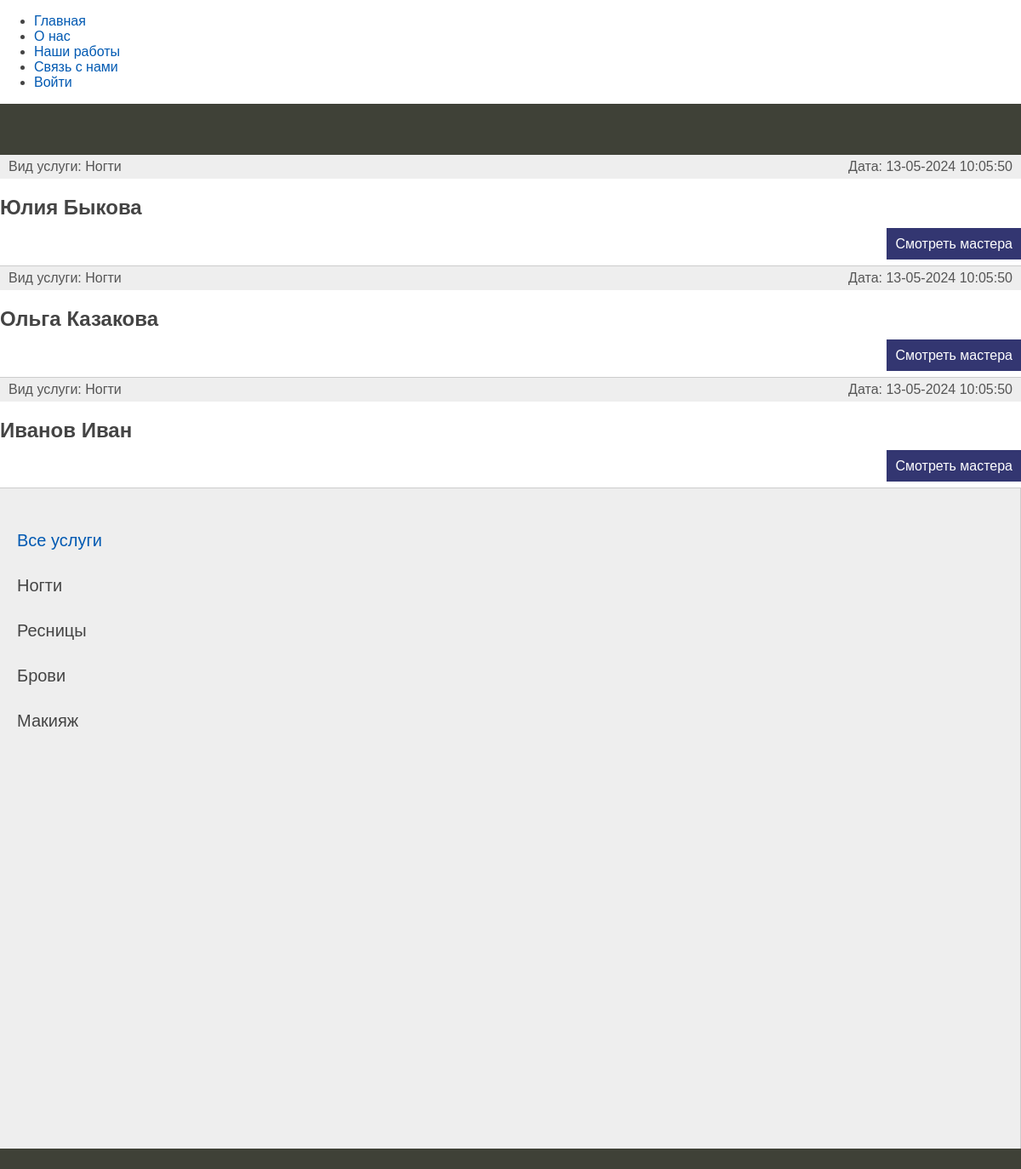
The page / on the database its author committed.
### nails/models.py (models this page shows, shortened)
class Master(models.Model):
    class Status(models.IntegerChoices):
        DRAFT = 0, 'Мастер не активен'
        PUBLISHED = 1, 'Мастер в салоне'
    first_name = models.CharField(max_length=100, verbose_name='Имя мастера')
    second_name = models.CharField(max_length=100, blank=True, verbose_name='Фамилия мастера')
    slug = models.SlugField(max_length=100, unique=True, db_index=True)
    info = models.TextField(blank=True, verbose_name="О мастере")
    time_create = models.DateTimeField(auto_now_add=True, verbose_name="Время создания")
    time_update = models.DateTimeField(auto_now=True, verbose_name="Время изменения")
    is_published = models.BooleanField(choices=Status.choices, default=Status.DRAFT)
    photo = models.ImageField(upload_to='photos/%Y/%m/%d', default=None, blank=True,
                              null=True, verbose_name="Фото мастера")
    service = models.ForeignKey('Service', on_delete=models.PROTECT)
    tags = models.ManyToManyField('TagMaster', blank=True, related_name='tags')
    objects = models.Manager()
    published = PublishedManager()
    class Meta:
        ordering = ['time_create']
        indexes = [
            models.Index(fields=['time_create'])
        ]
    def get_absolute_url(self):
        return reverse('masters', kwargs={'master_slug': self.slug})

class Service(models.Model):
    name = models.CharField(max_length=100, db_index=True)
    slug = models.SlugField(max_length=250, unique=True, db_index=True)
    def get_absolute_url(self):
        return reverse('masters', kwargs={'master_slug': self.slug})

### nails/views.py (the view)
# urls.py: path('', views.main, name='main'),
def main(request):
    master = Master.published.all()
    data = {
        'title': 'Главная',
        'menu': menu,
        'master': master,
        'mas_selected': 0,
    }
    return render(request, 'nails/main.html', data)

### nails/models.py (called while the page is built)
    def get_queryset(self):
        return super().get_queryset().filter(is_published=Master.Status.PUBLISHED)

### nails/templatetags/nails_tags.py (called while the page is built)
@register.inclusion_tag('nails/list_masters.html')
def show_masters(mas_selected=0):
    masters = Service.objects.all()
    return {'masters': masters, 'service_selected': mas_selected}

### nails/templates/nails/main.html (shortened to what this page needs)
{% extends 'base.html' %}
{% block content %}
<ul class="list-articles">
	{% for m in master %}
	<li><div class="article-panel">
		<p class="first">Вид услуги: {{ m.service.name }}</p>
		<p class="last">Дата: {{ m.time_update|date:"d-m-Y H:m:s" }}</p>
	</div>
		<h2>{{ m.first_name }} {{ m.second_name }}</h2>
	<p class="link-read-post"><a href="{{ m.get_absolute_url }}">Смотреть мастера</a></p>
	</li>
	{% endfor %}
</ul>
{% endblock %}

### templates/base.html (shortened to what this page needs)
{% load static %}
{% load nails_tags %}
<!DOCTYPE html>
<html>
<head>
    <link type="text/css" href="{%static 'nails/css/styles.css'%}" rel="stylesheet">
</head>
<body>
<ul>
    {%  for m in menu %}
    {% if not forloop.last %}<li>{% else %}<li class="last">{% endif %}
        <a href="{% url m.url_name %}">{{ m.title }}</a>
    </li>
    {% endfor %}
</ul>
<table class="table-page" border=0 cellpadding="0" cellspacing="0">
<tr><td valign=top>
    {% block mainmenu %}
		<div class="header">
			<ul id="mainmenu" class="mainmenu">
			<li class="logo"><a href="{% url 'main' %}"><div class="logo"></div></a></li>
</ul>
		</div>
{% endblock mainmenu %}
    <table class="table-content" border=0 cellpadding="0" cellspacing="0">
<tr>
{% block content %} {% endblock %}
    <td valign="top" class="left-chapters">
	<ul id="leftchapters">
        {% if mas_selected == 0 or mas_selected is None %}
        <li class="selected">Все услуги</li>
        {% else %}
        <li><a href="{% url 'main' %}">Все услуги</a> </li>
        {% endif %}
        {% show_masters mas_selected %}
    </ul>
    </td>
</td></tr>
    <tr><td valign=top>
	<div id="footer">
	</div>
</td></tr></table>
</body>
</html>

### nails/templates/nails/list_masters.html
{%  for mas in masters%}
{% if mas.id == mas_selected %}
<li class="selected">{{mas.name}}</li>
{% else %}
<li><a href="{{ mas.get_absolute_url }}">{{ mas.name }}</a> </li>
{% endif %}
{% endfor %}

### nails/static/nails/css/styles.css (style rules this page uses)
html, body { font-family: 'Arial'; margin: 0; padding: 0; height: 100%; width: 100%; color: #444; }
a { color: #0059b2; text-decoration: none; }
p.link-read-post { text-align: right; }
p.link-read-post a { padding: 10px; min-width: 100px; background: #333671; color: #fff; text-decoration: none; }
div.article-panel { background: #eee; padding: 5px 10px 5px 10px; box-sizing: border-box; overflow: hidden; color: #555; }
div.article-panel p.first { margin: 0; float: left; }
div.article-panel p.last { margin: 0; float: right; }
ul.list-articles { list-style: none; margin: 0; padding: 0; }
ul.list-articles li { border-bottom: 1px solid #ccc; }
.table-page { width: 100%; height: 100%; vertical-align: top; }
.table-page tr { height: 100%; }
.header { background: #3F4137; height: 60px; }
.logo { background: url('../images/logo.png') no-repeat 10px 5px; width: 70px; height: 60px; }
ul.mainmenu { list-style: none; margin: 0; padding: 0; height: 60px; color: #fdc073; font-size: 20px; overflow: hidden; }
ul.mainmenu li { float: left; margin: 18px 40px 0 30px; }
ul.mainmenu li.logo { margin: 0; }
ul.mainmenu li a { color: #fdc073; text-decoration: none; }
.table-content { width: 100%; min-height: 100%; height: 100%; }
.left-chapters { margin: 0; background: #eee; border-right: 1px solid #ccc; }
.left-chapters ul { width: 230px; margin: 0; padding: 20px 10px 10px 20px; list-style: none; font-size: 20px; }
.left-chapters ul li { margin: 30px 0 0 0; color: #999; }
.left-chapters ul li.selected { color: #0059b2; }
.left-chapters ul li a { color: #444; text-decoration: none; }
#footer { box-sizing: border-box; background: #3F4137; padding: 5px; color: #aaa; font-size: 14px; font-family: Verdana, Geneva, Arial, Helvetica; text-align: left; overflow: hidden; }

### rows shown on the page
Master: service.name "Ногти", time_update "13-05-2024 10:05:50", first_name "Юлия", second_name "Быкова"
Master: service.name "Ногти", time_update "13-05-2024 10:05:50", first_name "Ольга", second_name "Казакова"
Master: service.name "Ногти", time_update "13-05-2024 10:05:50", first_name "Иванов", second_name "Иван"
Service: name "Ногти"
Service: name "Ресницы"
Service: name "Брови"
Service: name "Макияж"

### other values the page prints
{{ m.title }} "Главная" "О нас" "Наши работы" "Связь с нами" "Войти"
